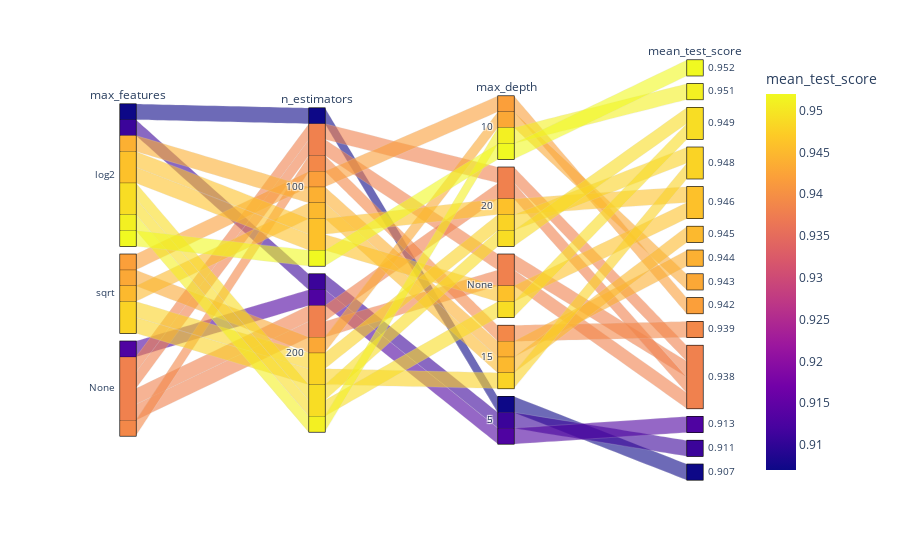

Source (notebook cell):
### Code cell
px.parallel_categories(
    df_cv_of.iloc[:,:-1],
    color='mean_test_score'
)

### Figure 1 — Plotly figure (JSON) as saved in the notebook; plotly's stock layout.template omitted (floating-point values rounded to 4 significant figures)
{"data": [{"dimensions": [{"label": "max_features", "values": ["log2", "log2", "log2", "log2", "sqrt", "sqrt", "log2", "log2", "sqrt", "log2", "sqrt", "sqrt", "None", "None", "None", "None", "None", "None", "log2", "log2"]}, {"label": "n_estimators", "values": [100, 200, 200, 200, 200, 200, 100, 100, 100, 100, 200, 100, 100, 200, 100, 100, 200, 200, 200, 100]}, {"label": "max_depth", "values": [10, 10, 20, "None", 20, 15, "None", 20, 15, 15, 10, 10, 15, 20, 20, "None", "None", 5, 5, 5]}, {"label": "mean_test_score", "values": [0.952, 0.951, 0.949, 0.949, 0.948, 0.948, 0.946, 0.946, 0.945, 0.944, 0.943, 0.942, 0.939, 0.938, 0.938, 0.938, 0.938, 0.913, 0.911, 0.907]}], "domain": {"x": [0, 1], "y": [0, 1]}, "line": {"color": [0.952, 0.951, 0.949, 0.949, 0.948, 0.948, 0.946, 0.946, 0.945, 0.944, 0.943, 0.942, 0.939, 0.938, 0.938, 0.938, 0.938, 0.913, 0.911, 0.907], "coloraxis": "coloraxis"}, "name": "", "type": "parcats"}], "layout": {"coloraxis": {"colorbar": {"title": {"text": "mean_test_score"}}, "colorscale": [[0, "#0d0887"], [0.1111, "#46039f"], [0.2222, "#7201a8"], [0.3333, "#9c179e"], [0.4444, "#bd3786"], [0.5556, "#d8576b"], [0.6667, "#ed7953"], [0.7778, "#fb9f3a"], [0.8889, "#fdca26"], [1, "#f0f921"]]}, "legend": {"tracegroupgap": 0}, "margin": {"t": 60}}}
